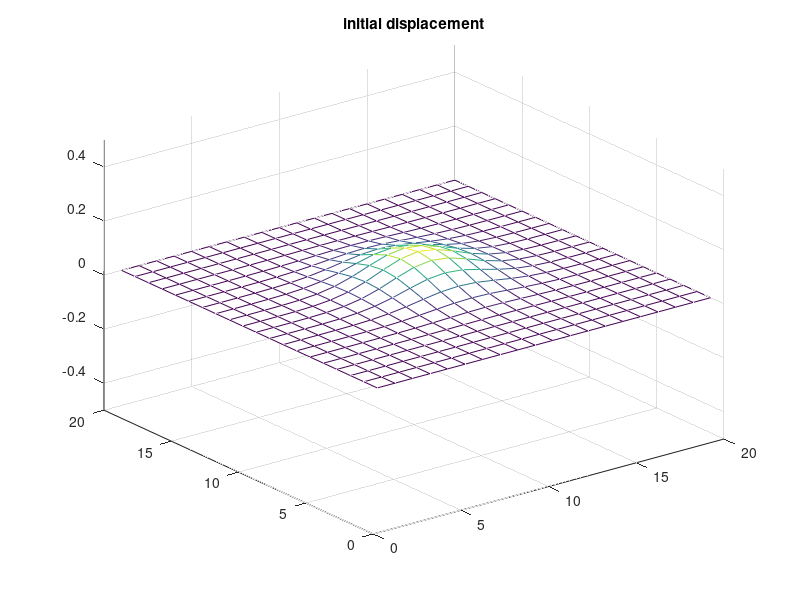
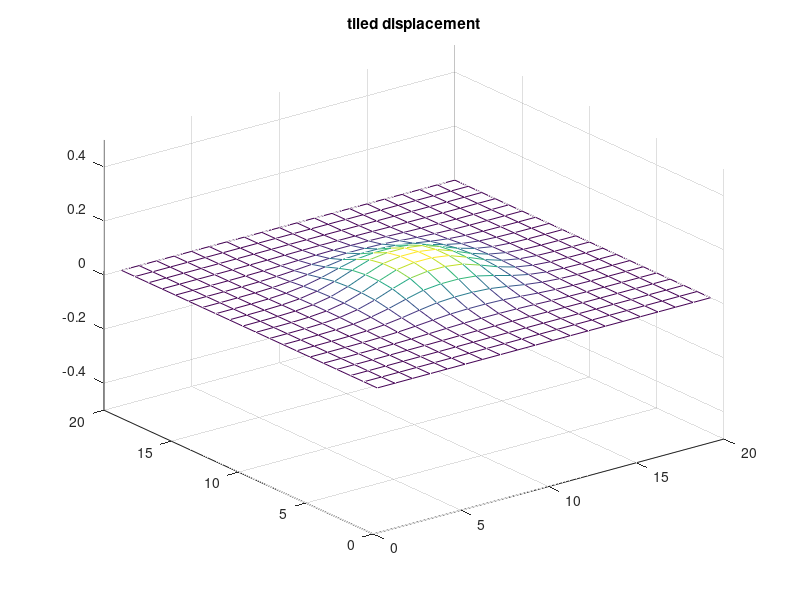

The MATLAB script that drew these images, in order:
xSize=10;
ySize=10;
n = 2*xSize ;
clc;
uHit = zeros(n,n); %input strike
% boundary condition -1.0<gain<1.0
% 1.0 is completely free edge
% 0.0 is clamped edge
boundaryGain = 0;

%sets the amplitude of the stick strike 
ampIn = .1;
%sets the position of the stick strike: 0<pos<n
x_mid = n/2;
y_mid = n/2;
%sets width of the gaussian strike input -- see figure 1
alpha = .1 ;
%compute the gaussian strike amplitude
for i=2:n-1
    for j=2:n-1
        uHit(i,j) = ampIn*exp(-alpha*(((i-1)-x_mid)^2+((j-1)-y_mid)^2));
    end
end
%enforce boundary conditions
uHit(1,:) = boundaryGain * uHit(2,:);
uHit(n,:) = boundaryGain * uHit(n-1,:);
uHit(:,1) = boundaryGain * uHit(:,2);
uHit(:,n) = boundaryGain * uHit(:,n-1);


figure(1);clf;
mh = mesh(uHit);
title('initial displacement')
set(gca, 'zlim', [-0.5,0.5])


uPatch = zeros(xSize,ySize);
uPatchBinary = int64(zeros(xSize,ySize));

fprintf('wire [17:0] gaussian [0:xSize-1][0:ySize-1];\n'); 
for x=0:xSize-1
    for y=0:ySize-1
            if (x == 0 || y ==0)
                uPatch(x+1,y+1) = 0;
            else
               uPatch(x+1,y+1) = ampIn*exp(-alpha*(((xSize-x)-1)*((xSize-x)-1) + ((ySize-y)-1)*((ySize-y)-1)));
            end
               uPatchBinary(x+1,y+1) = int64(uPatch(x+1,y+1)*(65536.0));
               fprintf('assign gaussian[%i][%i] = 18''h%x;\n',x,y,uPatchBinary(x+1,y+1));
    end
end

uTiled = [uPatch fliplr(uPatch);
                flipud(uPatch) fliplr(flipud(uPatch))];
       figure(2);clf;
mh = mesh(uTiled);
title('tiled displacement')
set(gca, 'zlim', [-0.5,0.5])
pause(1);
close all;
